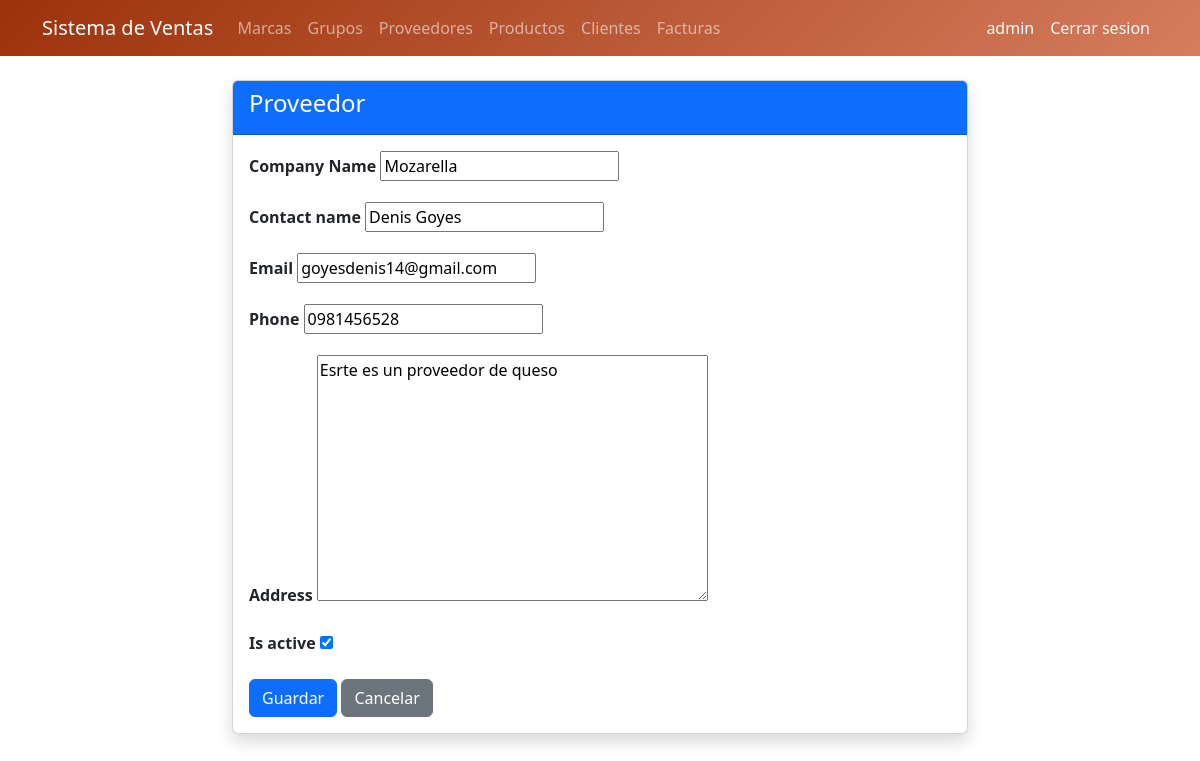
The app's page /suppliers/1/edit/ (signed in) with its own data.
### billing/models.py (models this page shows, shortened)
class Supplier(models.Model):
    name = models.CharField(max_length=200, verbose_name='Company Name')
    contact_name = models.CharField(max_length=200, blank=True, null=True)
    email = models.EmailField(blank=True, null=True)
    phone = models.CharField(max_length=20, blank=True, null=True)
    address = models.TextField(blank=True, null=True)
    is_active = models.BooleanField(default=True)
    created_at = models.DateTimeField(auto_now_add=True)
    updated_at = models.DateTimeField(auto_now=True)
    class Meta:
        verbose_name = 'Supplier'
        verbose_name_plural = 'Suppliers'
        ordering = ['name']

### billing/views.py (the view)
# urls.py: path('suppliers/<int:pk>/edit/', views.SupplierUpdateView.as_view(), name='supplier_update'),
class SupplierUpdateView(LoginRequiredMixin, UpdateView):
    model = Supplier
    fields = ['name', 'contact_name', 'email', 'phone', 'address', 'is_active']
    template_name = 'billing/supplier_form.html'
    success_url = reverse_lazy('billing:supplier_list')

### billing/templates/billing/supplier_form.html (shortened to what this page needs)
{% extends 'billing/base.html' %}
{% block content %}
<div class="row justify-content-center">
  <div class="col-md-8">
    <div class="card shadow">
      <div class="card-header bg-primary text-white"><h4>Proveedor</h4></div>
      <div class="card-body">
        <form method="post">
          {% for field in form %}
          <div class="mb-3">
            <label class="form-label fw-bold">{{ field.label }}</label>
            {{ field }}
          </div>
          {% endfor %}
          <button type="submit" class="btn btn-primary">Guardar</button>
          <a href="{% url 'billing:supplier_list' %}" class="btn btn-secondary">Cancelar</a>
        </form>
      </div>
    </div>
  </div>
</div>
{% endblock %}

### billing/templates/billing/base.html (shortened to what this page needs)
<!DOCTYPE html>
<html lang="es">
<head>
  <link href="https://cdn.jsdelivr.net/npm/bootstrap@5.3.0/dist/css/bootstrap.min.css" rel="stylesheet">
</head>
<body>
<nav class="navbar navbar-expand-lg navbar-dark" style="background: linear-gradient(135deg, #9c320b, #d57d5d);">
  <div class="container">
    <a class="navbar-brand" href="{% url 'billing:home' %}">Sistema de Ventas</a>
    <div class="collapse navbar-collapse" id="nav">
      <ul class="navbar-nav me-auto">
        {% if user.is_authenticated %}
        <li class="nav-item"><a class="nav-link" href="{% url 'billing:brand_list' %}">Marcas</a></li>
        <li class="nav-item"><a class="nav-link" href="{% url 'billing:productgroup_list' %}">Grupos</a></li>
        <li class="nav-item"><a class="nav-link" href="{% url 'billing:supplier_list' %}">Proveedores</a></li>
        <li class="nav-item"><a class="nav-link" href="{% url 'billing:product_list' %}">Productos</a></li>
        <li class="nav-item"><a class="nav-link" href="{% url 'billing:customer_list' %}">Clientes</a></li>
        <li class="nav-item"><a class="nav-link" href="{% url 'billing:invoice_list' %}">Facturas</a></li>
        {% endif %}
      </ul>
<ul class="navbar-nav">
  {% if user.is_authenticated %}
  <li class="nav-item">
    <span class="nav-link text-light">{{ user.username }}</span>
  </li>
  <li class="nav-item">
    <form method="post" action="{% url 'logout' %}" class="d-inline">
      <button type="submit" class="nav-link btn btn-link text-light"
              style="text-decoration:none;">Cerrar sesion</button>
    </form>
  </li>
  {% endif %}
</ul>
    </div>
  </div>
</nav>
<div class="container mt-4">
  {% block content %}{% endblock %}
</div>
</body>
</html>

### records on screen
Supplier: form "Mozarella" "Denis Goyes" "goyesdenis14@gmail.com" "0981456528" "Esrte es un proveedor de queso" "☑"

### other values on screen
{{ user.username }} "admin"
{{ field.label }} "Company Name" "Contact name" "Email" "Phone" "Address" "Is active"
